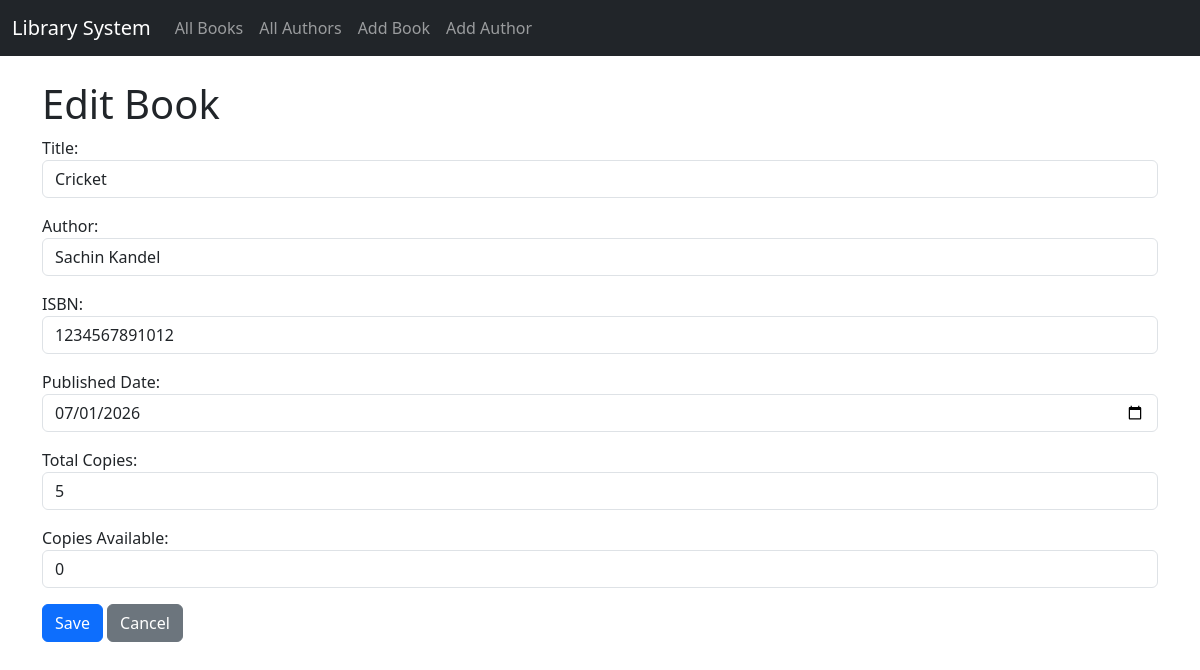
Before: /books/1/edit/ with the older database file.
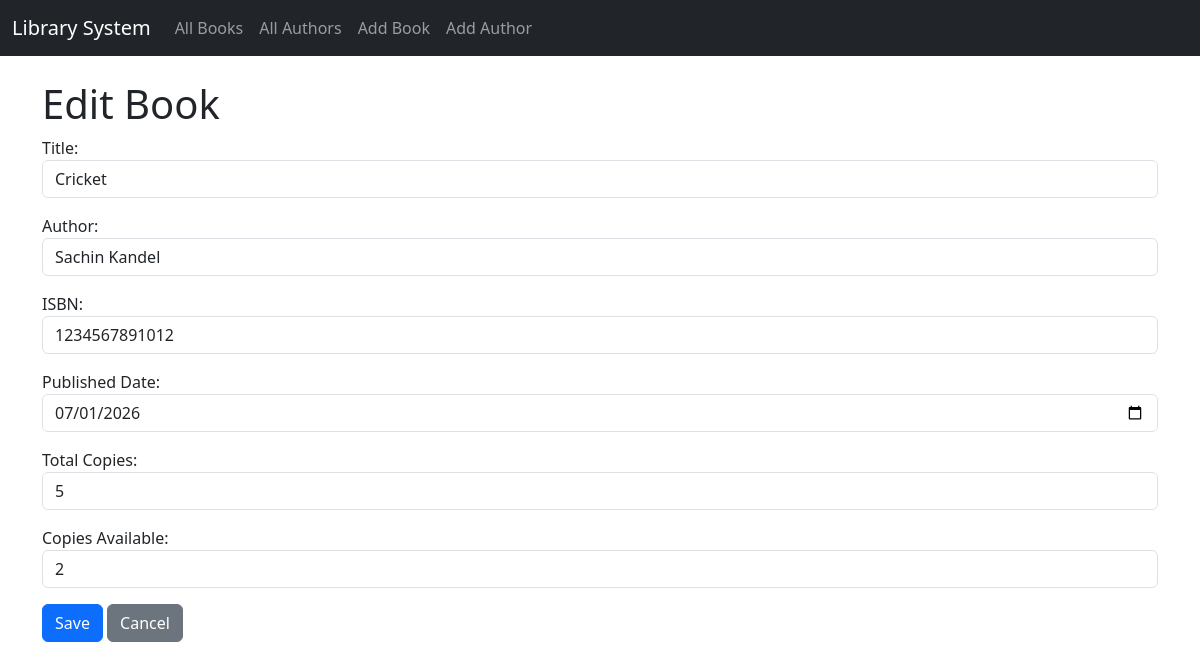
After: the same page with the newer database file.
### library/models.py (models this page shows, shortened)
class Book(models.Model):
    title = models.CharField(max_length=200)
    author = models.ForeignKey(Author, on_delete=models.CASCADE)
    isbn = models.CharField(max_length=13, unique=True)   #book number
    published_date = models.DateField()
    copies_total = models.PositiveIntegerField(default=1)
    copies_available = models.PositiveIntegerField(default=1)

class Author(models.Model):
    name = models.CharField(max_length=100)
    date_of_birth = models.DateField(blank=True, null=True)
    bio = models.TextField(blank=True, null=True)

### library/views.py (the view, shortened to what this page needs)
# urls.py: path('books/<int:pk>/edit/', views.book_edit, name='book_edit'),
def book_edit(request, pk):
    book = get_object_or_404(Book, pk=pk)
    authors = Author.objects.all()
    return render(request, 'book_form.html', {'book': book, 'authors': authors})

### templates/book_form.html (shortened to what this page needs)
{% extends 'base.html' %}
{% block content %}
    <h1>{% if book %}Edit Book{% else %}Add New Book{% endif %}</h1>
    <form method="post">
        <div class="mb-3">
            <label>Title:</label>
            <input type="text" name="title" class="form-control" value="{% if book %}{{ book.title }}{% endif %}" required>
        </div>
        <div class="mb-3">
            <label>Author:</label>
            <select name="author" class="form-control" required>
                {% for a in authors %}
                    <option value="{{ a.pk }}" {% if book and book.author.pk == a.pk %}selected{% endif %}>{{ a.name }}</option>
                {% endfor %}
            </select>
        </div>
        <div class="mb-3">
            <label>ISBN:</label>
            <input type="text" name="isbn" class="form-control" value="{% if book %}{{ book.isbn }}{% endif %}" maxlength="13" required>
        </div>
        <div class="mb-3">
            <label>Published Date:</label>
            <input type="date" name="published_date" class="form-control" value="{% if book %}{{ book.published_date|date:'Y-m-d' }}{% endif %}" required>
        </div>
        <div class="mb-3">
            <label>Total Copies:</label>
            <input type="number" name="copies_total" class="form-control" value="{% if book %}{{ book.copies_total }}{% else %}1{% endif %}" min="0" required>
        </div>
        <div class="mb-3">
            <label>Copies Available:</label>
            <input type="number" name="copies_available" class="form-control" value="{% if book %}{{ book.copies_available }}{% else %}1{% endif %}" min="0" required>
        </div>
        <button type="submit" class="btn btn-primary">Save</button>
        <a href="{% url 'book_list' %}" class="btn btn-secondary">Cancel</a>
    </form>
{% endblock %}

Changed rows visible on the page:
changed Book "Cricket": copies_available "0" → "2"
